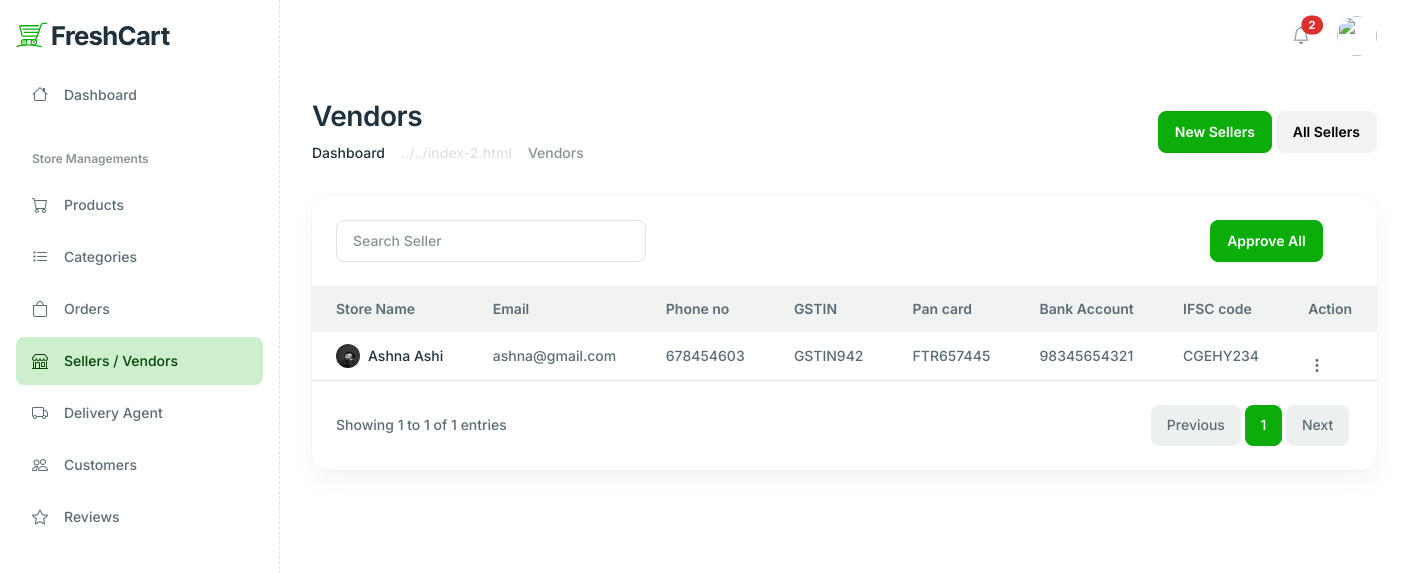
Screenshot of /administrator/newSellers/ with the database file from the repository.
### administrator/models.py (models this page shows, shortened)
class User(models.Model):
    name = models.CharField(max_length=255)
    email = models.EmailField(unique=True)
    password = models.CharField(max_length=255)
    approved = models.BooleanField(default=True)
    phone_no = models.CharField(max_length=15, unique=True)
    rights = models.CharField(
        max_length=50,
        choices=[('admin', 'Admin'), ('seller', 'Seller'), ('customer', 'Customer'), ('delivery', 'Delivery')],
        default='customer'
    )
    created_at = models.DateTimeField(default=now, editable=False)
    photo = models.ImageField(upload_to='user_photos/', blank=True, null=True)

### seller/models.py (models this page shows, shortened)
class SellerDetails(models.Model):
    seller = models.OneToOneField(User, on_delete=models.CASCADE, related_name="seller_details")
    GSTIN = models.CharField(max_length=15, blank=True, null=True)
    PancardNo = models.CharField(max_length=10, blank=True, null=True)
    bank_account_number = models.CharField(max_length=20, blank=True, null=True)
    ifsc_code = models.CharField(max_length=11, blank=True, null=True)
    Address = models.TextField()

### administrator/views.py (the view)
# urls.py: path('newSellers/',newSellers,name="newSellers"),
def newSellers(request):
    sellers = User.objects.filter(rights="seller",approved = False)
    for sel in sellers:
        data = SellerDetails.objects.filter(seller=sel).first()
        if data:
            sel.GSTIN = data.GSTIN
            sel.PancardNo = data.PancardNo
            sel.bank_account_number = data.bank_account_number
            sel.ifsc_code = data.ifsc_code
    paginator = Paginator(sellers, 12)
    page_number = request.GET.get('page')
    page_obj = paginator.get_page(page_number)
    return render(request,'administrator/newSellers.html',{'sellers':page_obj,'page_obj':page_obj,'current_page':5,})

### customer/context_processors.py (called while the page is built, shortened)
def common_data(request):
    login = "userid" in request.session
    user = None
    cart_items = []
    cart_total = 0
    cart_count = 0
    like_count = 0
    categories = []
    return {
        "login": login,
        "user": user,
        "cart_items": cart_items,
        'cart_total':cart_total,
        'cart_count' : cart_count,
        'like_count' : like_count,
        'categories' : categories,
    }

### administrator/templates/administrator/newSellers.html (shortened to what this page needs)
{% extends 'administrator/baseDash.html' %}
      {% block content %}
      {% load static %}
      <main class="main-content-wrapper">
        <div class="container">
           <div class="row mb-8">
              <div class="col-md-12">
                 <div class="d-flex justify-content-between align-items-center">
                    <div>
                       <h2>Vendors</h2>
                       <nav aria-label="breadcrumb">
                          <ol class="breadcrumb mb-0">
                             <li class="breadcrumb-item"><a href="#" class="text-inherit">Dashboard</a></li>
                             <li class="breadcrumb-item active" aria-current="page">Vendors</li>
                          </ol>
                       </nav>
                    </div>
                    <div>
                       <div class="btn btn-primary b">
                          New Sellers
                       </div>
                       <a href="{% url 'seller_list' %}" class="btn btn-light">
                          All Sellers
                       </a>
                    </div>
                 </div>
              </div>
           </div>
           <div class="row">
              <div class="col-xl-12 col-12 mb-5">
                 <div class="card h-100 card-lg">
                    <div class="p-6">
                       <div class="row justify-content-between">
                          <div class="col-md-4 col-12 mb-2 mb-md-0">
                             <form class="d-flex" role="search">
                                <input class="form-control me-2" type="search" placeholder="Search Seller" aria-label="Search" />
                             </form>
                           </div>
                          <div class="col-lg-2 col-md-4 col-12">
                            <a href="{% url 'approveAll' %}" class="btn btn-primary">Approve All</a>
                         </div>
                     </div>
                    </div>
                    <div class="card-body p-0">
                       <div class="table-responsive">
                          <table class="table table-centered table-hover text-nowrap table-borderless mb-0">
                             <thead class="bg-light">
                                <tr>
                                   <th>Store Name</th>
                                   <th>Email</th>
                                   <th>Phone no</th>
                                   <th>GSTIN</th>
                                   <th>Pan card</th>
                                   <th>Bank Account</th>
                                   <th>IFSC code</th>
                                   <th colspan="2">Action</th>
                                </tr>
                             </thead>
                             <tbody>
                              {% for seller in sellers %}
                                <tr>
                                   <td>
                                    <div class="d-flex align-items-center">
                                   <img src="{{seller.photo.url}}" alt="" class="avatar avatar-xs rounded-circle" />
                                   <div class="ms-2">
                                       <a href="#!" class="text-inherit" data-bs-toggle="offcanvas" data-bs-target="#offcanvasRight" aria-controls="offcanvasRight">{{seller.name}}</a>
                                   </div></div>
                                 </td>
                                   <td>{{seller.email}}</td>
                                    <td>{{seller.phone_no}}</td>
                                    <td>{{seller.GSTIN}}</td>
                                    <td>{{seller.PancardNo}}</td>
                                    <td>{{seller.bank_account_number}}</td>
                                    <td>{{seller.ifsc_code}}</td>
                                    <td>
                                       <div class="dropdown" style="x-index: 5;position: absolute;">
                                          <a href="#" class="text-reset" data-bs-toggle="dropdown" aria-expanded="false">
                                             <i class="feather-icon icon-more-vertical fs-5"></i>
                                          </a>
                                       </div>
                                    </td>
                                </tr>
                                {% endfor %}
                                                             </tbody>
                          </table>
                       </div>
                    </div>
                    <div class="border-top d-flex justify-content-between align-items-md-center px-6 py-6 flex-md-row flex-column gap-4">
                        <span>Showing {{ page_obj.start_index }} to {{ page_obj.end_index }} of {{ page_obj.paginator.count }} entries</span>
                        <nav>
                            <ul class="pagination mb-0">
                                {% if page_obj.has_previous %}
                                    <li class="page-item"><a class="page-link" href="?page={{ page_obj.previous_page_number }}">Previous</a></li>
                                {% else %}
                                    <li class="page-item disabled"><a class="page-link" href="#">Previous</a></li>
                                {% endif %}
                                {% for num in page_obj.paginator.page_range %}
                                    {% if page_obj.number == num %}
                                        <li class="page-item active"><a class="page-link" href="#">{{ num }}</a></li>
                                    {% else %}
                                        <li class="page-item"><a class="page-link" href="?page={{ num }}">{{ num }}</a></li>
                                    {% endif %}
                                {% endfor %}
                                {% if page_obj.has_next %}
                                    <li class="page-item"><a class="page-link" href="?page={{ page_obj.next_page_number }}">Next</a></li>
                                {% else %}
                                    <li class="page-item disabled"><a class="page-link" href="#">Next</a></li>
                                {% endif %}
                            </ul>
                        </nav>
                    </div>
                 </div>
              </div>
           </div>
        </div>
     </main>
    {% endblock %}

### rows the page displays
User: photo (picture), name "Ashna Ashi", email "ashna@gmail.com", phone_no "678454603", GSTIN "GSTIN942", PancardNo "FTR657445", bank_account_number "98345654321", ifsc_code "CGEHY234"

### other values shown
{{ page_obj.start_index }} "1"
{{ page_obj.end_index }} "1"
{{ page_obj.paginator.count }} "1"
{{ num }} "1"
